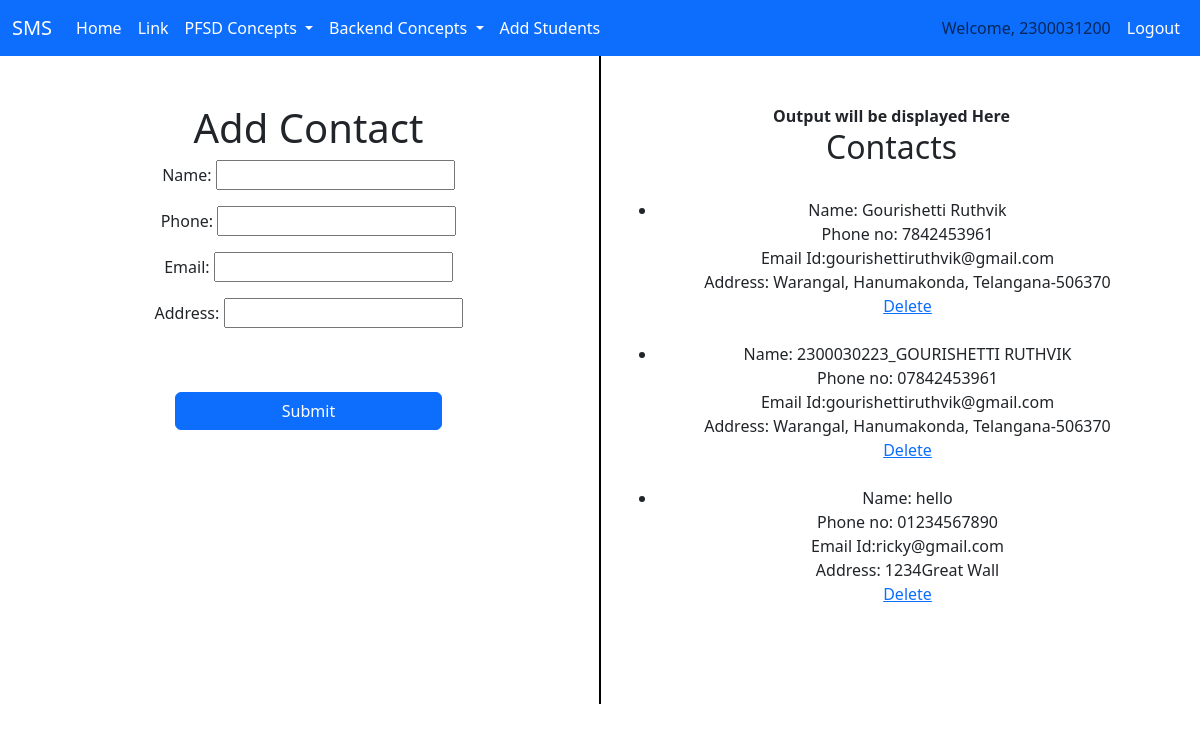
Page /add_contact/ (signed in) on the committed database.
### adminApp/models.py (models this page shows, shortened)
class Contact(models.Model):
    name = models.CharField(max_length=200)
    phone = models.CharField(max_length=15)
    email = models.EmailField()
    address = models.CharField(max_length=150)
    created_at = models.DateTimeField(auto_now_add=True)
    content = models.TextField(default='default content')  # Ensure this line is present

### adminApp/views.py (the view)
# urls.py: path('add_contact/', views.add_contact, name='add_contact'),
def add_contact(request):
    if request.method == 'POST':
        form = ContactForm(request.POST)
        if form.is_valid():
            form.save()
            return redirect('add_contact')
    else:
        form = ContactForm()
        contact = Contact.objects.all()
    return render(request, 'adminApp/add_contact.html', {'form': form, 'contacts': contact})

### adminApp/forms.py
class ContactForm(forms.ModelForm):
    class Meta:
        model = Contact
        fields = ['name','phone','email','address']

### templates/adminApp/add_contact.html (shortened to what this page needs)
{% extends 'Navbar/ProjectNavbar.html' %}
{% load static %}
{% block body %}
<div class="container text-center">
  <div class="row">
    <div class="col">
        <br><br>
            <h1>Add Contact</h1>
            <form method="post" action="{% url 'add_contact' %}">{% csrf_token %}
            {{ form.as_p }}
            <br><br>
            <div class="d-grid gap-2 col-6 mx-auto">
            <button class="btn btn-primary" type="submit">Submit</button>
            </div>
        </form>
    </div>
      <br><br><br><br><br><br><br><br><br><br><br><br><br><br><br><br>
      <br><br><br><br><br><br><br><br><br><br><br>
       <div class="col-auto d-flex align-items-center">
      <div style="border-left: 2px solid black; height: 100%;"></div>
    </div>
    <div class="col">
        <br><br>
        <strong> Output will be displayed Here</strong>
              <h2>Contacts</h2><br>
    <ul>
        {% for contact in contacts %}
            <li>
                Name: {{ contact.name }}<br>
                Phone no: {{ contact.phone }}<br>
                Email Id:{{ contact.email }}<br>
                Address: {{ contact.address }}<br>
                <a href="{% url 'delete_contact' contact.pk %}">Delete</a><br>
            </li>
            <br>
        {% endfor %}
    </ul>
    </div>
  </div>
</div>
{% endblock %}

### templates/Navbar/ProjectNavbar.html (shortened to what this page needs)
<!DOCTYPE html>
<html lang="en">
<head>
    <link href="https://cdn.jsdelivr.net/npm/bootstrap@5.3.3/dist/css/bootstrap.min.css" rel="stylesheet">
</head>
<body>
    <nav class="navbar navbar-expand-lg bg-primary">
      <div class="container-fluid">
        <a class="navbar-brand" href="{% url 'ProjectHomePage' %}" style="color: white;">SMS</a>
        <div class="collapse navbar-collapse" id="navbarSupportedContent">
          <ul class="navbar-nav me-auto mb-2 mb-lg-0">
            <li class="nav-item">
              <a class="nav-link active" aria-current="page" href="{% url 'ProjectHomePage' %}" style="color: white;">Home</a>
            </li>
            <li class="nav-item">
              <a class="nav-link" href="#" style="color: white;">Link</a>
            </li>
            <li class="nav-item dropdown">
              <a class="nav-link dropdown-toggle" href="#" role="button" data-bs-toggle="dropdown" aria-expanded="false" style="color: white;">
                PFSD Concepts
              </a>
            </li>
            <li class="nav-item dropdown">
                <a class="nav-link dropdown-toggle" href="#" role="button" data-bs-toggle="dropdown" aria-expanded="false" style="color: white;">
                Backend Concepts
                </a>
            </li>
               <li class="nav-item">
                  <a class="nav-link" href="{% url 'addStudent' %}" style="color: white;">Add Students</a>
                </li>
          </ul>
        </div>
        <ul  class="navbar-nav ms-auto">
        <li>
                {% if user.is_authenticated %}
                <li class="nav-item">
                <span class="nav-link">Welcome, {{ user.username }}</span>
            </li>
                  <li class="nav-item">
                  <a class="nav-link" href="{% url 'logout' %}" style="color: white;">Logout</a>
                  </li>
                {% endif %}
      </ul>
      </div>
    </nav>
{% block body %}
{% endblock %}
</body>
</html>

### rows in the picture
Contact: name "Gourishetti Ruthvik", phone "7842453961", email "gourishettiruthvik@gmail.com", address "Warangal, Hanumakonda, Telangana-506370"
Contact: name "2300030223_GOURISHETTI RUTHVIK", phone "07842453961", email "gourishettiruthvik@gmail.com", address "Warangal, Hanumakonda, Telangana-506370"
Contact: name "hello", phone "01234567890", email "ricky@gmail.com", address "1234Great Wall"

### other values in the picture
{{ user.username }} "2300031200"
